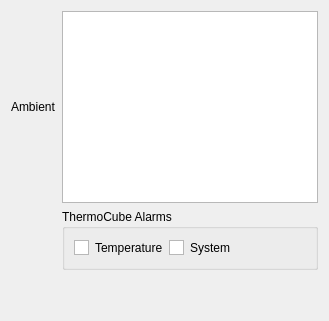
              <widget class="QWidget" name="tab_21">
               <attribute name="title">
                <string>Environmental</string>
               </attribute>
               <layout class="QGridLayout" name="gridLayout_9">
                <item row="0" column="0">
                 <widget class="QLabel" name="label_4">
                  <property name="text">
                   <string>Ambient</string>
                  </property>
                 </widget>
                </item>
                <item row="0" column="1">
                 <widget class="QGraphicsView" name="graphicsView_4"/>
                </item>
                <item row="1" column="1">
                 <widget class="QGroupBox" name="groupBox_2">
                  <property name="maximumSize">
                   <size>
                    <width>16777215</width>
                    <height>75</height>
                   </size>
                  </property>
                  <property name="title">
                   <string>ThermoCube Alarms</string>
                  </property>
                  <layout class="QGridLayout" name="gridLayout_15">
                   <item row="0" column="1">
                    <widget class="QLabel" name="label_39">
                     <property name="text">
                      <string>Temperature</string>
                     </property>
                    </widget>
                   </item>
                   <item row="0" column="3">
                    <widget class="QLabel" name="label_40">
                     <property name="text">
                      <string>System</string>
                     </property>
                    </widget>
                   </item>
                   <item row="0" column="0">
                    <widget class="QGraphicsView" name="graphicsView_33">
                     <property name="maximumSize">
                      <size>
                       <width>15</width>
                       <height>15</height>
                      </size>
                     </property>
                     <property name="acceptDrops">
                      <bool>false</bool>
                     </property>
                     <property name="interactive">
                      <bool>false</bool>
                     </property>
                    </widget>
                   </item>
                   <item row="0" column="2">
                    <widget class="QGraphicsView" name="graphicsView_34">
                     <property name="maximumSize">
                      <size>
                       <width>15</width>
                       <height>15</height>
                      </size>
                     </property>
                     <property name="acceptDrops">
                      <bool>false</bool>
                     </property>
                     <property name="interactive">
                      <bool>false</bool>
                     </property>
                    </widget>
                   </item>
                   <item row="0" column="4">
                    <spacer name="horizontalSpacer_2">
                     <property name="orientation">
                      <enum>Qt::Horizontal</enum>
                     </property>
                     <property name="sizeHint" stdset="0">
                      <size>
                       <width>40</width>
                       <height>20</height>
                      </size>
                     </property>
                    </spacer>
                   </item>
                  </layout>
                 </widget>
                </item>
                <item row="2" column="1">
                 <spacer name="verticalSpacer">
                  <property name="orientation">
                   <enum>Qt::Vertical</enum>
                  </property>
                  <property name="sizeHint" stdset="0">
                   <size>
                    <width>20</width>
                    <height>40</height>
                   </size>
                  </property>
                 </spacer>
                </item>
               </layout>
              </widget>
